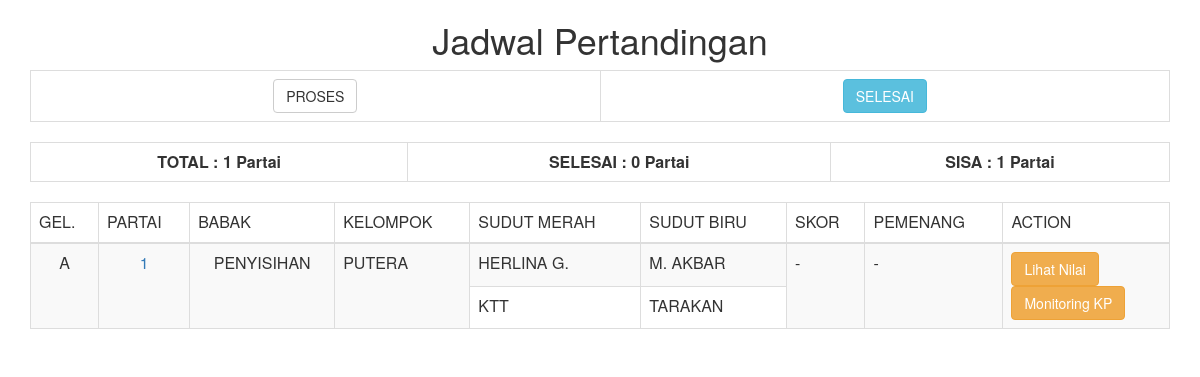
The app's page /nilai/index.php with its own data.
### tables this page shows
CREATE TABLE `jadwal_tanding` (
  `id_partai` int(11) NOT NULL,
  `tgl` date NOT NULL,
  `kelas` varchar(55) NOT NULL,
  `gelanggang` varchar(2) NOT NULL,
  `partai` varchar(4) NOT NULL,
  `nm_merah` varchar(55) NOT NULL,
  `kontingen_merah` varchar(55) NOT NULL,
  `nm_biru` varchar(55) NOT NULL,
  `kontingen_biru` varchar(55) NOT NULL,
  `status` varchar(55) NOT NULL DEFAULT '-',
  `pemenang` varchar(150) NOT NULL DEFAULT '-',
  `babak` varchar(55) DEFAULT NULL,
  `medali` varchar(2) NOT NULL DEFAULT '0',
  `aktif` varchar(2) NOT NULL DEFAULT '0'
);

### nilai/index.php (the view, shortened to what this page needs)
<?php
	include "../backend/includes/connection.php";
	$sqltotalpartai = mysqli_query($koneksi, "SELECT COUNT(*) FROM jadwal_tanding");
	$totalpartai = mysqli_fetch_array($sqltotalpartai);
	$sqlpartaiselesai = mysqli_query($koneksi, "SELECT COUNT(*) FROM jadwal_tanding WHERE status<>'-'");
	$partaiselesai = mysqli_fetch_array($sqlpartaiselesai);
	$sqljadwal = "SELECT * FROM jadwal_tanding WHERE status='-' ORDER BY id_partai ASC";
	$jadwal_tanding = mysqli_query($koneksi,$sqljadwal);
?>
<html>
<head>
  <link rel="stylesheet" href="css/bootstrap.min.css">
</head>
<body>
<div class="container">
<center><h1>Jadwal Pertandingan</h1></center>
<div class="table-responsive">
	<table class="table table-bordered">
		<tr class="text-center">
			<td><a href="index.php" class="btn btn-default" role="button">PROSES</a></td>
			<td><a href="index-selesai.php" class="btn btn-info" role="button">SELESAI</a></td>
		</tr>
	</table>
</div>
<div class="table-responsive">
	<table class="table table-bordered">
		<tr class="text-center">
			<td><b>TOTAL : <?php echo $totalpartai[0]." Partai"; ?></b></td>
			<td><b>SELESAI : <?php echo $partaiselesai[0]." Partai"; ?></b></td>
			<td><b>SISA : <?php echo $totalpartai[0] - $partaiselesai[0]." Partai"; ?></b></td>
		</tr>
	</table>
</div>
<div id="jadwaltanding" class="table-responsive">
<table class="table table-bordered table-striped">
	<thead>
	<tr>
		<td>GEL.</td>
		<td>PARTAI</td>
		<td>BABAK</td>
		<td>KELOMPOK</td>
		<td>SUDUT MERAH</td>
		<td>SUDUT BIRU</td>
		<td>SKOR</td>
		<td>PEMENANG</td>
		<td>ACTION</td>
	</tr>
	</thead>
	<?php while($jadwal = mysqli_fetch_array($jadwal_tanding)) { ?>
	<tr>
		<td rowspan="2"><center><?php echo $jadwal['gelanggang']; ?></center></td>
		<td rowspan="2">
			<?php
				$kalimat = "https://code.responsivevoice.org/getvoice.php?t=Partai ke ".$jadwal['partai'].", Babak ".$jadwal['babak'].", Kelas ".$jadwal['kelas'].", gelanggang ".$jadwal['gelanggang'].". Agar mempersiapkan diri pesilat ".$jadwal['nm_merah']." dari ".$jadwal['kontingen_merah'].". berhadapan dengan Pesilat ".$jadwal['nm_biru']." dari ".$jadwal['kontingen_biru'].".&tl=id&sv=g3&vn=&pitch=0.5&rate=0.5&vol=1&gender=female";
			?>
			<center>
				<a href onclick="window.open('<?php echo $kalimat; ?>', 'Text To Speech', 'width=200, height=200'); return false;">
				<?php echo $jadwal['partai']; ?>
				</a>
			</center>
		</td>
		<td rowspan="2"><center><?php echo $jadwal['babak']; ?></center></td>
		<td rowspan="2"><?php echo $jadwal['kelas']; ?></td>
		<td><?php echo $jadwal['nm_merah']; ?></td>
		<td><?php echo $jadwal['nm_biru']; ?></td>
		<td rowspan="2"><?php echo $jadwal['status']; ?></td>
		<td rowspan="2"><?php echo $jadwal['pemenang']; ?></td>
		<td rowspan="2">
			<a href="view_tanding.php?id_partai=<?php echo $jadwal['id_partai']; ?>" class="btn btn-warning" role="button">Lihat Nilai</a>
			<br/>
			<a href="monitor_nilai.php?id_partai=<?php echo $jadwal['id_partai']; ?>" class="btn btn-warning" role="button">Monitoring KP</a>
		</td>
	</tr>
	<tr>
		<td><?php echo $jadwal['kontingen_merah']; ?></td>
		<td><?php echo $jadwal['kontingen_biru']; ?></td>
	</tr>
	<?php } ?>
</table>
</div>
</div>
</body>
</html>

### records on screen
jadwal_tanding: gelanggang "A", partai "1", babak "PENYISIHAN", kelas "PUTERA", nm_merah "HERLINA G.", nm_biru "M. AKBAR", status "-", pemenang "-", kontingen_merah "KTT", kontingen_biru "TARAKAN"

### other values on screen
$totalpartai[0] "1"
$partaiselesai[0] "0"
$totalpartai[0] - $partaiselesai[0] "1"
